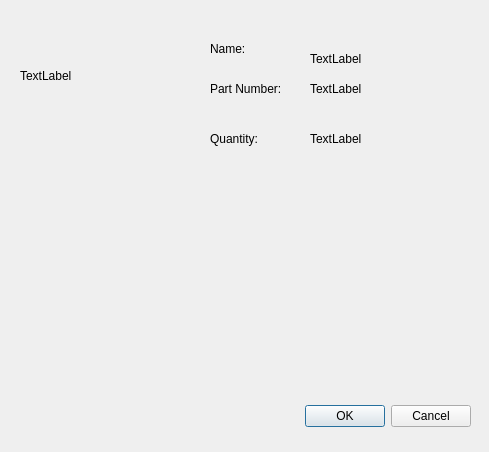
<?xml version="1.0" encoding="UTF-8"?>
<ui version="4.0">
 <class>View_Item_Dialog</class>
 <widget class="QDialog" name="View_Item_Dialog">
  <property name="geometry">
   <rect>
    <x>0</x>
    <y>0</y>
    <width>489</width>
    <height>452</height>
   </rect>
  </property>
  <property name="windowTitle">
   <string>Dialog</string>
  </property>
  <widget class="QDialogButtonBox" name="buttonBox">
   <property name="geometry">
    <rect>
     <x>130</x>
     <y>400</y>
     <width>341</width>
     <height>32</height>
    </rect>
   </property>
   <property name="orientation">
    <enum>Qt::Orientation::Horizontal</enum>
   </property>
   <property name="standardButtons">
    <set>QDialogButtonBox::StandardButton::Cancel|QDialogButtonBox::StandardButton::Ok</set>
   </property>
  </widget>
  <widget class="QLabel" name="Image_Label">
   <property name="geometry">
    <rect>
     <x>20</x>
     <y>20</y>
     <width>121</width>
     <height>111</height>
    </rect>
   </property>
   <property name="text">
    <string>TextLabel</string>
   </property>
  </widget>
  <widget class="QLabel" name="Name_Label">
   <property name="geometry">
    <rect>
     <x>310</x>
     <y>50</y>
     <width>58</width>
     <height>18</height>
    </rect>
   </property>
   <property name="text">
    <string>TextLabel</string>
   </property>
  </widget>
  <widget class="QLabel" name="Part_Number_Label">
   <property name="geometry">
    <rect>
     <x>310</x>
     <y>80</y>
     <width>58</width>
     <height>18</height>
    </rect>
   </property>
   <property name="text">
    <string>TextLabel</string>
   </property>
  </widget>
  <widget class="QLabel" name="Quantity_Label">
   <property name="geometry">
    <rect>
     <x>310</x>
     <y>130</y>
     <width>58</width>
     <height>18</height>
    </rect>
   </property>
   <property name="text">
    <string>TextLabel</string>
   </property>
  </widget>
  <widget class="QLabel" name="name">
   <property name="geometry">
    <rect>
     <x>210</x>
     <y>40</y>
     <width>58</width>
     <height>18</height>
    </rect>
   </property>
   <property name="text">
    <string>Name:</string>
   </property>
  </widget>
  <widget class="QLabel" name="part_number">
   <property name="geometry">
    <rect>
     <x>210</x>
     <y>80</y>
     <width>91</width>
     <height>18</height>
    </rect>
   </property>
   <property name="text">
    <string>Part Number:</string>
   </property>
  </widget>
  <widget class="QLabel" name="quantity">
   <property name="geometry">
    <rect>
     <x>210</x>
     <y>130</y>
     <width>58</width>
     <height>18</height>
    </rect>
   </property>
   <property name="text">
    <string>Quantity:</string>
   </property>
  </widget>
 </widget>
 <resources/>
 <connections>
  <connection>
   <sender>buttonBox</sender>
   <signal>accepted()</signal>
   <receiver>View_Item_Dialog</receiver>
   <slot>accept()</slot>
   <hints>
    <hint type="sourcelabel">
     <x>248</x>
     <y>254</y>
    </hint>
    <hint type="destinationlabel">
     <x>157</x>
     <y>274</y>
    </hint>
   </hints>
  </connection>
  <connection>
   <sender>buttonBox</sender>
   <signal>rejected()</signal>
   <receiver>View_Item_Dialog</receiver>
   <slot>reject()</slot>
   <hints>
    <hint type="sourcelabel">
     <x>316</x>
     <y>260</y>
    </hint>
    <hint type="destinationlabel">
     <x>286</x>
     <y>274</y>
    </hint>
   </hints>
  </connection>
 </connections>
</ui>
